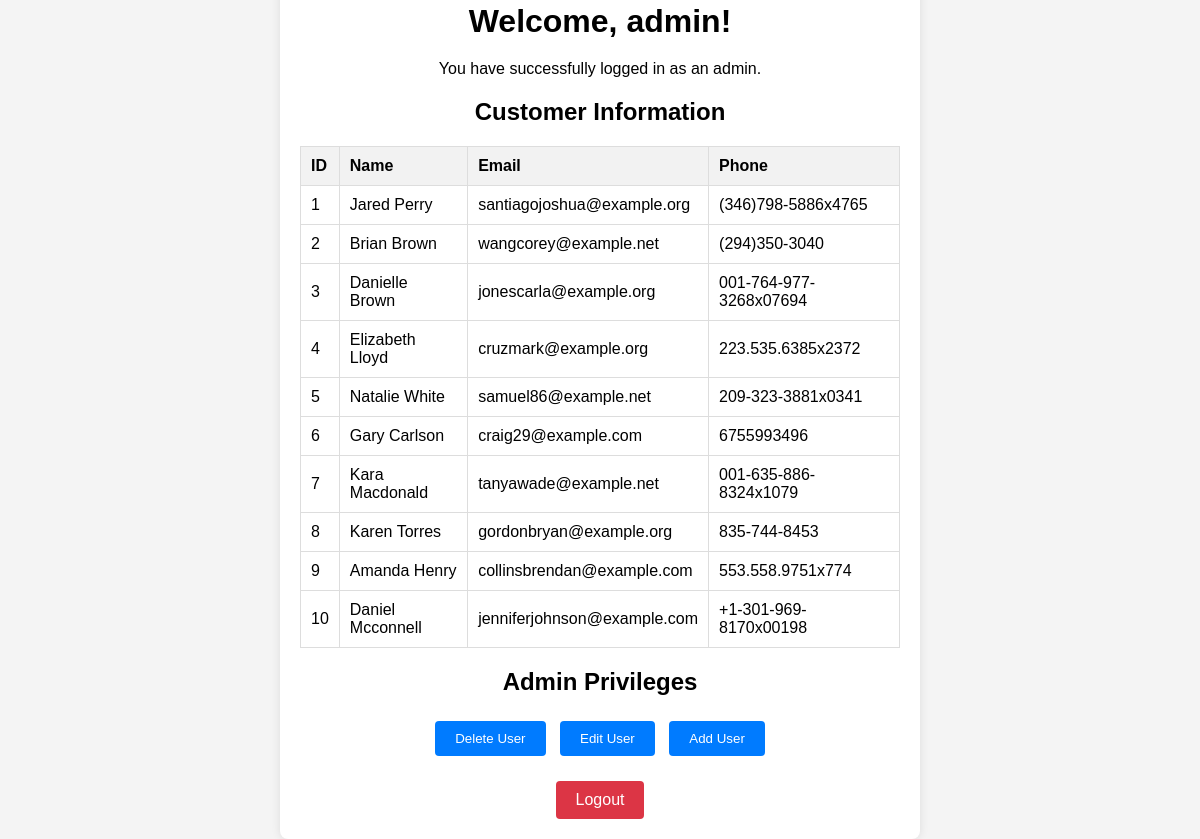
The page /admin (signed in) on the database its author committed.
### tables this page shows
CREATE TABLE customers 
                 (id INTEGER PRIMARY KEY, name TEXT, email TEXT, phone TEXT, credit_card TEXT);

### app.py (the view)
@app.route('/admin')
def admin():
    if 'username' not in session:
        return redirect(url_for('index'))
    customers = get_customers()
    return render_template('admin.html', username=session['username'], customers=customers)

### app.py (called while the page is built)
def get_customers():
    conn = sqlite3.connect('example.db')
    c = conn.cursor()
    c.execute("SELECT * FROM customers")
    customers = c.fetchall()
    conn.close()
    return customers

### templates/admin.html (shortened to what this page needs)
<!DOCTYPE html>
<html lang="en">
<head>
    <link rel="stylesheet" href="{{ url_for('static', filename='style.css') }}">
</head>
<body>
    <div class="container">
        <h1>Welcome, {{ username }}!</h1>
        <p>You have successfully logged in as an admin.</p>
        <h2>Customer Information</h2>
        <table>
            <thead>
                <tr>
                    <th>ID</th>
                    <th>Name</th>
                    <th>Email</th>
                    <th>Phone</th>
                </tr>
            </thead>
            <tbody>
                {% for customer in customers %}
                <tr>
                    <td>{{ customer[0] }}</td>
                    <td>{{ customer[1] }}</td>
                    <td>{{ customer[2] }}</td>
                    <td>{{ customer[3] }}</td>
                </tr>
                {% endfor %}
            </tbody>
        </table>
        <h2>Admin Privileges</h2>
        <div class="admin-actions">
            <button onclick="alert('Feature not implemented: Delete User')">Delete User</button>
            <button onclick="alert('Feature not implemented: Edit User')">Edit User</button>
            <button onclick="alert('Feature not implemented: Add User')">Add User</button>
        </div>
        <a href="{{ url_for('logout') }}" class="logout-button">Logout</a>
    </div>
</body>
</html>

### static/style.css (style rules this page uses)
body { font-family: Arial, sans-serif; background-color: #f4f4f4; margin: 0; padding: 0; display: flex; justify-content: center; align-items: center; height: 100vh; }
.container { background: white; padding: 20px; border-radius: 8px; box-shadow: 0 0 10px rgba(0, 0, 0, 0.1); width: 400px; text-align: center; }
h1 { margin-bottom: 20px; }
input, select, button { margin-bottom: 15px; padding: 10px; border: 1px solid #ccc; border-radius: 4px; }
button { background-color: #28a745; color: white; border: none; cursor: pointer; }
.container { background: white; padding: 20px; border-radius: 8px; box-shadow: 0 0 10px rgba(0, 0, 0, 0.1); width: 600px; text-align: center; }
table { width: 100%; border-collapse: collapse; margin-bottom: 20px; }
table, th, td { border: 1px solid #ddd; }
th, td { padding: 10px; text-align: left; }
th { background-color: #f2f2f2; }
.admin-actions { margin-bottom: 20px; }
button { padding: 10px 20px; margin: 5px; border: none; border-radius: 4px; background-color: #007bff; color: white; cursor: pointer; }
.logout-button { display: inline-block; padding: 10px 20px; background-color: #dc3545; color: white; text-decoration: none; border-radius: 4px; }

### rows shown on the page
customers: id "1", name "Jared Perry", email "santiagojoshua@example.org", phone "(346)798-5886x4765"
customers: id "2", name "Brian Brown", email "wangcorey@example.net", phone "(294)350-3040"
customers: id "3", name "Danielle Brown", email "jonescarla@example.org", phone "001-764-977-3268x07694"
customers: id "4", name "Elizabeth Lloyd", email "cruzmark@example.org", phone "223.535.6385x2372"
customers: id "5", name "Natalie White", email "samuel86@example.net", phone "209-323-3881x0341"
customers: id "6", name "Gary Carlson", email "craig29@example.com", phone "6755993496"
customers: id "7", name "Kara Macdonald", email "tanyawade@example.net", phone "001-635-886-8324x1079"
customers: id "8", name "Karen Torres", email "gordonbryan@example.org", phone "835-744-8453"
customers: id "9", name "Amanda Henry", email "collinsbrendan@example.com", phone "553.558.9751x774"
customers: id "10", name "Daniel Mcconnell", email "jenniferjohnson@example.com", phone "+1-301-969-8170x00198"

### other values the page prints
{{ username }} "admin"
